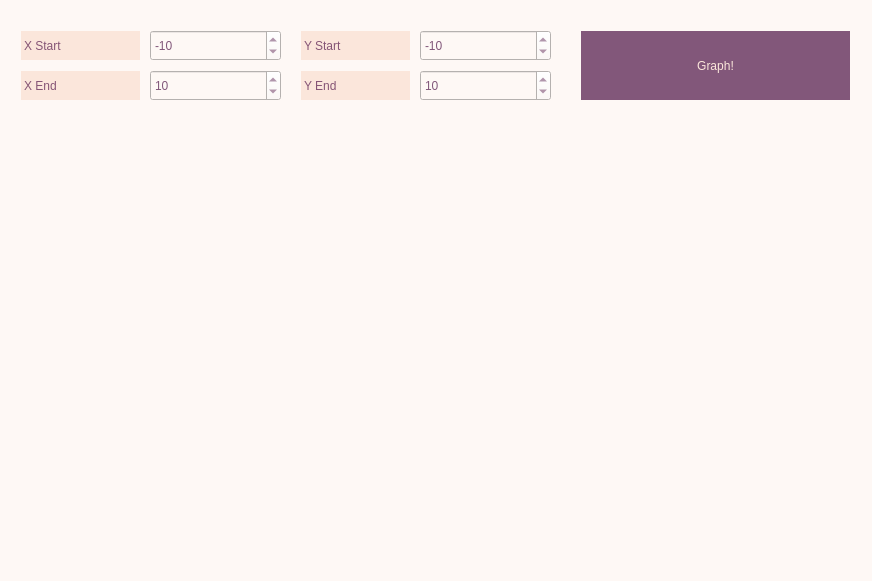
<?xml version="1.0" encoding="UTF-8"?>
<ui version="4.0">
 <class>Graph</class>
 <widget class="QWidget" name="Graph">
  <property name="geometry">
   <rect>
    <x>0</x>
    <y>0</y>
    <width>872</width>
    <height>581</height>
   </rect>
  </property>
  <property name="windowTitle">
   <string>Form</string>
  </property>
  <property name="styleSheet">
   <string notr="true">QWidget {
background-color : rgb(254, 248, 245);

}</string>
  </property>
  <widget class="QCustomPlot" name="Widget" native="true">
   <property name="geometry">
    <rect>
     <x>20</x>
     <y>120</y>
     <width>831</width>
     <height>441</height>
    </rect>
   </property>
   <property name="styleSheet">
    <string notr="true">QCustomPlot {
	font: 28pt &quot;.AppleSystemUIFont&quot;;
  qproperty-alignment: 'AlignVCenter | AlignRight';
  border: 1px solid rgb(254, 248, 245);
color: rgb(85, 51, 79);
background-color : rgb(254, 248, 245);

}</string>
   </property>
  </widget>
  <widget class="QPushButton" name="pushButton">
   <property name="geometry">
    <rect>
     <x>580</x>
     <y>30</y>
     <width>271</width>
     <height>71</height>
    </rect>
   </property>
   <property name="styleSheet">
    <string notr="true">QPushButton {
border:1px solid rgb(254, 248, 245);
background-color: rgb(130, 87, 122);
color: rgb(251, 230, 219);
font: 28pt &quot;.AppleSystemUIFont&quot;;
}
QPushButton:pressed {
background-color: qlineargradient(x1: 0, y1: 0, x2: 0, y2: 1,
                                      stop: 0 rgb(145, 100, 137), stop: 1 rgb(130, 87, 122));
    
}</string>
   </property>
   <property name="text">
    <string>Graph!</string>
   </property>
  </widget>
  <widget class="QSpinBox" name="sp_x_st">
   <property name="geometry">
    <rect>
     <x>150</x>
     <y>30</y>
     <width>131</width>
     <height>31</height>
    </rect>
   </property>
   <property name="styleSheet">
    <string notr="true">QSpinBox {
	font: 22pt &quot;.AppleSystemUIFont&quot;;
  color: rgb(130, 87, 122);;

}
</string>
   </property>
   <property name="minimum">
    <number>-1000000</number>
   </property>
   <property name="maximum">
    <number>1000000</number>
   </property>
   <property name="value">
    <number>-10</number>
   </property>
  </widget>
  <widget class="QLabel" name="x_start">
   <property name="geometry">
    <rect>
     <x>20</x>
     <y>30</y>
     <width>121</width>
     <height>31</height>
    </rect>
   </property>
   <property name="styleSheet">
    <string notr="true">QLabel {
border:1px solid rgb(254, 248, 245);
background-color: rgb(251, 230, 219);
color: rgb(133, 84, 117);
font: 22pt &quot;.AppleSystemUIFont&quot;;
}
</string>
   </property>
   <property name="text">
    <string>X Start</string>
   </property>
  </widget>
  <widget class="QLabel" name="x_end">
   <property name="geometry">
    <rect>
     <x>20</x>
     <y>70</y>
     <width>121</width>
     <height>31</height>
    </rect>
   </property>
   <property name="styleSheet">
    <string notr="true">QLabel {
border:1px solid rgb(254, 248, 245);
background-color: rgb(251, 230, 219);
color: rgb(133, 84, 117);
font: 22pt &quot;.AppleSystemUIFont&quot;;
}
</string>
   </property>
   <property name="text">
    <string>X End</string>
   </property>
  </widget>
  <widget class="QSpinBox" name="sp_x_end">
   <property name="geometry">
    <rect>
     <x>150</x>
     <y>70</y>
     <width>131</width>
     <height>31</height>
    </rect>
   </property>
   <property name="styleSheet">
    <string notr="true">QSpinBox {
	font: 22pt &quot;.AppleSystemUIFont&quot;;
  color: rgb(130, 87, 122);;

}
</string>
   </property>
   <property name="minimum">
    <number>-1000000</number>
   </property>
   <property name="maximum">
    <number>1000000</number>
   </property>
   <property name="value">
    <number>10</number>
   </property>
  </widget>
  <widget class="QSpinBox" name="sp_y_end">
   <property name="geometry">
    <rect>
     <x>420</x>
     <y>70</y>
     <width>131</width>
     <height>31</height>
    </rect>
   </property>
   <property name="styleSheet">
    <string notr="true">QSpinBox {
	font: 22pt &quot;.AppleSystemUIFont&quot;;
  color: rgb(130, 87, 122);;

}
</string>
   </property>
   <property name="minimum">
    <number>-1000000</number>
   </property>
   <property name="maximum">
    <number>1000000</number>
   </property>
   <property name="value">
    <number>10</number>
   </property>
  </widget>
  <widget class="QSpinBox" name="sp_y_st">
   <property name="geometry">
    <rect>
     <x>420</x>
     <y>30</y>
     <width>131</width>
     <height>31</height>
    </rect>
   </property>
   <property name="styleSheet">
    <string notr="true">QSpinBox {
	font: 22pt &quot;.AppleSystemUIFont&quot;;
  color: rgb(130, 87, 122);;

}
</string>
   </property>
   <property name="minimum">
    <number>-1000000</number>
   </property>
   <property name="maximum">
    <number>1000000</number>
   </property>
   <property name="value">
    <number>-10</number>
   </property>
  </widget>
  <widget class="QLabel" name="y_end">
   <property name="geometry">
    <rect>
     <x>300</x>
     <y>70</y>
     <width>111</width>
     <height>31</height>
    </rect>
   </property>
   <property name="styleSheet">
    <string notr="true">QLabel {
border:1px solid rgb(254, 248, 245);
background-color: rgb(251, 230, 219);
color: rgb(133, 84, 117);
font: 22pt &quot;.AppleSystemUIFont&quot;;
}
</string>
   </property>
   <property name="text">
    <string>Y End</string>
   </property>
  </widget>
  <widget class="QLabel" name="y_start">
   <property name="geometry">
    <rect>
     <x>300</x>
     <y>30</y>
     <width>111</width>
     <height>31</height>
    </rect>
   </property>
   <property name="styleSheet">
    <string notr="true">QLabel {
border:1px solid rgb(254, 248, 245);
background-color: rgb(251, 230, 219);
color: rgb(133, 84, 117);
font: 22pt &quot;.AppleSystemUIFont&quot;;
}
</string>
   </property>
   <property name="text">
    <string>Y Start</string>
   </property>
  </widget>
 </widget>
 <customwidgets>
  <customwidget>
   <class>QCustomPlot</class>
   <extends>QWidget</extends>
   <header>qcustomplot.h</header>
   <container>1</container>
  </customwidget>
 </customwidgets>
 <resources/>
 <connections/>
</ui>
